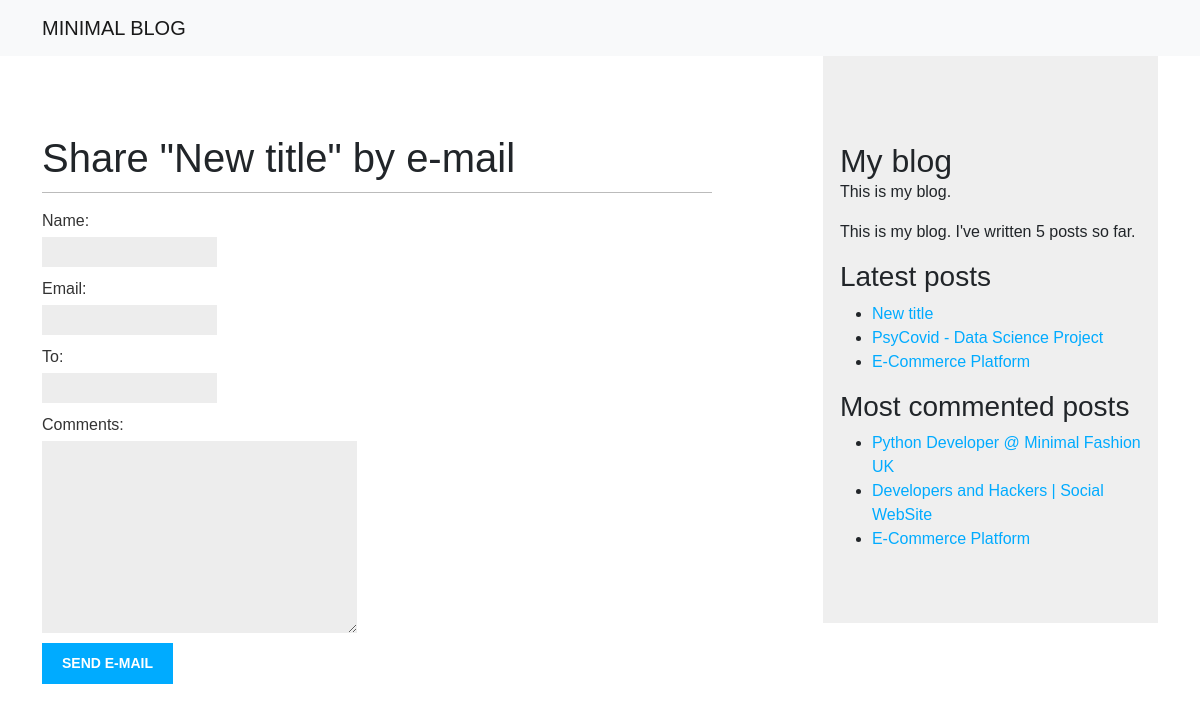
The app's page /blog/5/share/, older data.
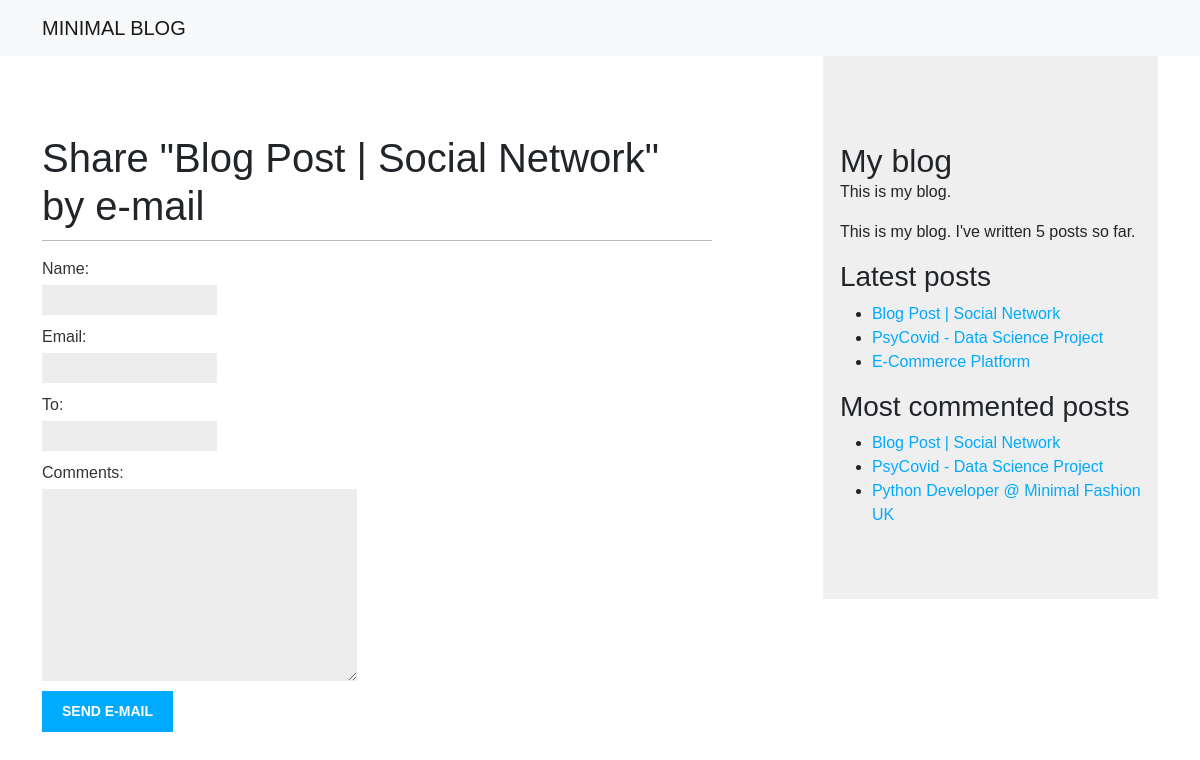
The same page, newer data.
### blog/models.py (models this page shows, shortened)
class Post(models.Model):
    STATUS_CHOICES = (
        ("draft", "Draft"),
        ("published", "Published"),
    )
    title = models.CharField(max_length=250)
    slug = models.SlugField(max_length=250, unique_for_date="publish")
    author = models.ForeignKey(
        User, on_delete=models.CASCADE, related_name="blog_posts"
    )
    body = models.TextField()
    publish = models.DateTimeField(default=timezone.now)
    created = models.DateTimeField(auto_now_add=True)
    updated = models.DateTimeField(auto_now=True)
    status = models.CharField(max_length=10, choices=STATUS_CHOICES, default="draft")
    objects = models.Manager()  # The default manager.
    published = PublishedManager()  # Our custom manager.
    tags = TaggableManager()
    class Meta:
        ordering = ("-publish",)
    def get_absolute_url(self):
        return reverse(
            "blog:post_detail",
            args=[self.publish.year, self.publish.month, self.publish.day, self.slug],
        )

### blog/views.py (the view)
# urls.py: path("<int:post_id>/share/", views.post_share, name="post_share"),
def post_share(request, post_id):
    post = get_object_or_404(Post, id=post_id, status="published")
    sent = False
    if request.method == "POST":
        form = EmailPostForm(request.POST)
        if form.is_valid():
            cd = form.cleaned_data
            post_url = request.build_absolute_uri(post.get_absolute_url())
            subject = f"{cd['name']} recommends you read " f"{post.title}"
            message = (
                f"Read {post.title} at {post_url}\n\n"
                f"{cd['name']}'s comments: {cd['comments']}"
            )
            send_mail(subject, message, "pythondeveloperberlin@gmail.com", [cd["to"]])
            sent = True
    else:
        form = EmailPostForm()
    return render(
        request, "blog/post/share.html", {"post": post, "form": form, "sent": sent}
    )

### blog/forms.py
class EmailPostForm(forms.Form):
    name = forms.CharField(max_length=25)
    email = forms.EmailField()
    to = forms.EmailField()
    comments = forms.CharField(required=False,
                                widget=forms.Textarea)

### blog/models.py (called while the page is built)
    def get_queryset(self):
        return super(PublishedManager, self).get_queryset().filter(status="published")

### blog/templatetags/blog_tags.py (called while the page is built)
@register.simple_tag
def total_posts():
    return Post.published.count()

@register.inclusion_tag("blog/post/latest_posts.html")
def show_latest_posts(count=5):
    latest_posts = Post.published.order_by("-publish")[:count]
    return {"latest_posts": latest_posts}

@register.simple_tag
def get_most_commented_posts(count=3):
    return Post.published.annotate(total_comments=Count("comments"))\
        .order_by("-total_comments")[:count]

### blog/templates/blog/post/share.html (shortened to what this page needs)
{% extends "blog/base.html" %}
{% block content %}
  {% if sent %}
    <h1>E-mail successfully sent</h1>
    <p>
      "{{ post.title }}" was successfully sent to {{ form.cleaned_data.to }}.
    </p>
  {% else %}
    <h1>Share "{{ post.title }}" by e-mail</h1>
    <form method="post">
      {{ form.as_p }}
      <input type="submit" value="Send e-mail">
    </form>
  {% endif %}
{% endblock %}

### blog/templates/blog/base.html (shortened to what this page needs)
{% load blog_tags %}
{% load static %}
<!DOCTYPE html>
<html lang="en">
  <head>
    <link href="https://cdn.jsdelivr.net/npm/bootstrap@5.1.3/dist/css/bootstrap.min.css" rel="stylesheet"
>
    <link rel="stylesheet" href="{% static 'css/blog.css' %}">
  </head>
  <body>
      <header>
        <nav class="navbar navbar-light bg-light">
          <div class="container container--narrow">
            <a class="navbar-brand" href="#">
              MINIMAL BLOG
            </a>
          </div>
        </nav>
      </header>
      <main class="container">
        <div id="content">
          {% block content %}
          {% endblock %}
        </div>
        <div id="sidebar">
          <h2>My blog</h2>
          <p>This is my blog.</p>
          <p>This is my blog. I've written {% total_posts %} posts so far.</p>
          <h3>Latest posts</h3>
          {% show_latest_posts 3 %}
          <h3>Most commented posts</h3>
          {% get_most_commented_posts as most_commented_posts %}
          <ul>
            {% for post in most_commented_posts %}
            <li>
              <a href="{{ post.get_absolute_url }}">{{ post.title }}</a>
            </li>
            {% endfor %}
          </ul>
        </div>
      </main>
  </body>
</html>

### blog/templates/blog/post/latest_posts.html
<ul>
  {% for post in latest_posts %}
  <li>
    <a href="{{ post.get_absolute_url }}">{{ post.title }}</a>
  </li>
  {% endfor %}
</ul>

Row changes from the older to the newer data that the page shows:
no longer on one of the page's lists (row unchanged): Post: title "E-Commerce Platform"
no longer on this page (row unchanged): Post: title "Developers and Hackers | Social WebSite", shown under "Most commented posts"
now on one of the page's lists (row edited): Post: title "Blog Post | Social Network"
changed Post: title "New title" → "Blog Post | Social Network"
now on one of the page's lists (row unchanged): Post: title "PsyCovid - Data Science Project"
